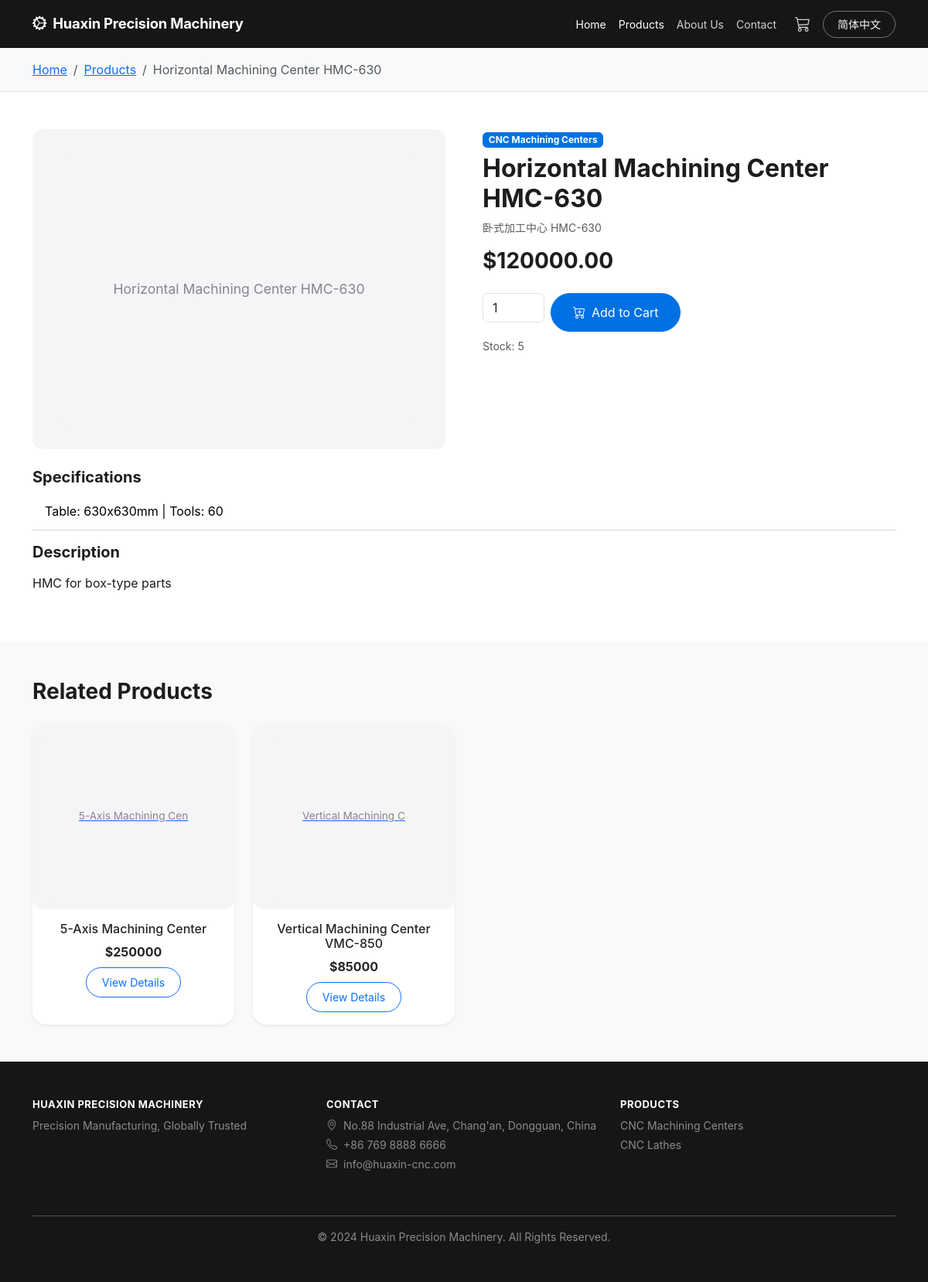
The page /en/products/hmc-630/ on the database its author committed.
### shop/models.py (models this page shows, shortened)
class Product(models.Model):
    category = models.ForeignKey(
        Category, on_delete=models.CASCADE,
        related_name="products", verbose_name=_("Category")
    )
    name_zh = models.CharField(_("Name (Chinese)"), max_length=200)
    name_en = models.CharField(_("Name (English)"), max_length=200)
    slug = models.SlugField(unique=True)
    image = models.ImageField(_("Main Image"), upload_to="products/", blank=True)
    specs_zh = models.TextField(_("Specs (Chinese)"), blank=True)
    specs_en = models.TextField(_("Specs (English)"), blank=True)
    desc_zh = models.TextField(_("Description (Chinese)"), blank=True)
    desc_en = models.TextField(_("Description (English)"), blank=True)
    price = models.DecimalField(_("Price"), max_digits=10, decimal_places=2)
    stock = models.IntegerField(_("Stock"), default=0)
    is_featured = models.BooleanField(_("Featured"), default=False)
    is_active = models.BooleanField(_("Active"), default=True)
    created_at = models.DateTimeField(auto_now_add=True)
    updated_at = models.DateTimeField(auto_now=True)
    class Meta:
        verbose_name = _("Product")
        verbose_name_plural = _("Products")
        ordering = ["-created_at"]
        indexes = [
            models.Index(fields=["slug"]),
            models.Index(fields=["is_featured", "is_active"]),
        ]

class Category(models.Model):
    name_zh = models.CharField(_("Name (Chinese)"), max_length=100)
    name_en = models.CharField(_("Name (English)"), max_length=100)
    slug = models.SlugField(unique=True)
    image = models.ImageField(_("Category Image"), upload_to="categories/", blank=True)
    order = models.IntegerField(_("Order"), default=0)
    is_active = models.BooleanField(_("Active"), default=True)
    created_at = models.DateTimeField(auto_now_add=True)
    class Meta:
        verbose_name = _("Category")
        verbose_name_plural = _("Categories")
        ordering = ["order", "id"]

### shop/views.py (the view)
# urls.py: path("products/<slug:slug>/", views.ProductDetailView.as_view(), name="product_detail"),
class ProductDetailView(View):
    def get(self, request, slug):
        product = get_object_or_404(
            Product.objects.select_related("category"), slug=slug, is_active=True
        )
        related = Product.objects.filter(
            category=product.category, is_active=True
        ).exclude(id=product.id)[:4]
        return render(request, "shop/product_detail.html", {
            "product": product,
            "related_products": related,
        })

### shop/cart.py (called while the page is built)
def get_cart(request):
    if hasattr(request, "_cart"):
        return request._cart
    session_id = request.session.get("cart_id")
    if not session_id:
        session_id = str(uuid.uuid4())
        request.session["cart_id"] = session_id
        request.session.set_expiry(60 * 60 * 24 * 7)
        cart = Cart.objects.create(session_id=session_id)
    else:
        cart, _created = Cart.objects.get_or_create(session_id=session_id)
    request._cart = cart
    return cart

### shop/context_processors.py (called while the page is built)
def global_settings(request):
    categories = Category.objects.filter(is_active=True).order_by("order")
    cart = get_cart(request)
    return {
        "site_categories": categories,
        "cart_count": cart.item_count(),
        "cart_total": cart.total(),
    }

### shop/models.py (called while the page is built)
    def total(self):
        return sum(item.subtotal() for item in self.items.all())

    def item_count(self):
        return sum(item.quantity for item in self.items.all())

### templates/shop/product_detail.html (shortened to what this page needs)
{% extends "base.html" %}{% load i18n %}
{% block content %}
<section class="py-3 bg-light border-bottom"><div class="container"><nav aria-label="breadcrumb"><ol class="breadcrumb mb-0">
<li class="breadcrumb-item"><a href="{% url 'shop:home' %}">{% trans "Home" %}</a></li>
<li class="breadcrumb-item"><a href="{% url 'shop:product_list' %}">{% trans "Products" %}</a></li>
<li class="breadcrumb-item active">{{ product.name_en }}</li></ol></nav></div></section>
<section class="py-5"><div class="container"><div class="row g-5">
<div class="col-md-6"><div class="product-image-wrapper">
{% if product.image %}<img src="{{ product.image.url }}" class="img-fluid rounded shadow" alt="{{ product.name_en }}" data-fallback="{{ product.name_en }}">
{% else %}<div class="product-img-fallback-lg">{{ product.name_en }}</div>{% endif %}</div></div>
<div class="col-md-6"><span class="badge bg-primary mb-2">{{ product.category.name_en }}</span>
<h2 class="fw-bold mb-2">{{ product.name_en }}</h2><p class="text-muted small">{{ product.name_zh }}</p>
<h3 class="text-accent fw-bold mb-4">${{ product.price|floatformat:2 }}</h3>
<form method="post" action="{% url 'shop:add_to_cart' product_id=product.id %}">{% csrf_token %}
<div class="row g-2"><div class="col-auto"><input type="number" name="quantity" value="1" min="1" max="{{ product.stock }}" class="form-control" style="width:80px"></div>
<div class="col-auto"><button type="submit" class="btn btn-accent"><i class="bi bi-cart-plus me-2"></i>{% trans "Add to Cart" %}</button></div></div>
<p class="small text-muted mt-2">{% trans "Stock" %}: {{ product.stock }}</p></form></div></div>
{% if product.specs_en %}<div class="mt-4"><h5 class="fw-bold">{% trans "Specifications" %}</h5><table class="table specs-table mt-2"><tbody>{% for line in product.specs_en.splitlines %}<tr><td>{{ line }}</td></tr>{% endfor %}</tbody></table></div>{% endif %}
{% if product.desc_en %}<div class="mt-3"><h5 class="fw-bold">{% trans "Description" %}</h5><p class="text-secondary mt-2">{{ product.desc_en|linebreaks }}</p></div>{% endif %}
</div></div></section>
{% if related_products %}<section class="py-5 bg-light"><div class="container"><h3 class="fw-bold mb-4">{% trans "Related Products" %}</h3><div class="row g-4">{% for rp in related_products %}<div class="col-md-3 col-6"><div class="card h-100 border-0 shadow-sm product-card"><a href="{% url 'shop:product_detail' slug=rp.slug %}"><div class="card-img-wrapper">{% if rp.image %}<img src="{{ rp.image.url }}" class="card-img-top" alt="{{ rp.name_en }}" data-fallback="{{ rp.name_en }}">{% else %}<div class="product-img-fallback">{{ rp.name_en|slice:":20" }}</div>{% endif %}</div></a><div class="card-body text-center"><h6 class="card-title">{{ rp.name_en }}</h6><p class="text-accent fw-bold mb-2">${{ rp.price|floatformat:0 }}</p><a href="{% url 'shop:product_detail' slug=rp.slug %}" class="btn btn-outline-primary btn-sm">{% trans "View Details" %}</a></div></div></div>{% endfor %}</div></div></section>{% endif %}
{% endblock %}

### templates/base.html (shortened to what this page needs)
{% load static %}{% load i18n %}<!doctype html>
<html lang="{{ LANGUAGE_CODE }}">
<head>
    <link href="https://cdn.jsdelivr.net/npm/bootstrap@5.3.3/dist/css/bootstrap.min.css" rel="stylesheet">
    <link rel="stylesheet" href="https://cdn.jsdelivr.net/npm/bootstrap-icons@1.11.3/font/bootstrap-icons.min.css">
    <link rel="stylesheet" href="{% static 'css/style.css' %}">
</head>
<body>
<nav class="navbar navbar-expand-lg navbar-dark sticky-top"><div class="container">
<a class="navbar-brand fw-bold" href="{% url 'shop:home' %}"><i class="bi bi-gear-wide-connected me-2"></i>{% trans "Huaxin Precision Machinery" %}</a>
<div class="collapse navbar-collapse" id="navbarNav"><ul class="navbar-nav ms-auto align-items-lg-center">
<li class="nav-item"><a class="nav-link" href="{% url 'shop:home' %}">{% trans "Home" %}</a></li>
<li class="nav-item"><a class="nav-link" href="{% url 'shop:product_list' %}">{% trans "Products" %}</a></li>
<li class="nav-item"><a class="nav-link" href="{% url 'shop:about' %}">{% trans "About Us" %}</a></li>
<li class="nav-item"><a class="nav-link" href="{% url 'shop:contact' %}">{% trans "Contact" %}</a></li>
<li class="nav-item ms-lg-2"><a class="nav-link position-relative" href="{% url 'shop:cart' %}"><i class="bi bi-cart3 fs-5"></i></a></li>
<li class="nav-item ms-lg-2">{% get_current_language as CUR %}{% if CUR == 'en' %}<a class="btn btn-outline-light btn-sm" href="/zh-hans{{ request.get_full_path|slice:'3:' }}">简体中文</a>{% else %}<a class="btn btn-outline-light btn-sm" href="/en{{ request.get_full_path|slice:'8:' }}">English</a>{% endif %}</li>
</ul></div></div></nav>
<main>{% block content %}{% endblock %}</main>
<footer class="footer text-white py-5 mt-auto"><div class="container"><div class="row">
<div class="col-md-4 mb-4"><h6 class="fw-bold">{% trans "Huaxin Precision Machinery" %}</h6><p class="small text-white-50">{% trans "Precision Manufacturing, Globally Trusted" %}</p></div>
<div class="col-md-4 mb-4"><h6 class="fw-bold">{% trans "Contact" %}</h6><ul class="list-unstyled small text-white-50"><li class="mb-1"><i class="bi bi-geo-alt me-2"></i>{% trans "No.88 Industrial Ave, Chang'an, Dongguan, China" %}</li><li class="mb-1"><i class="bi bi-telephone me-2"></i>+86 769 8888 6666</li><li class="mb-1"><i class="bi bi-envelope me-2"></i>info@huaxin-cnc.com</li></ul></div>
<div class="col-md-4 mb-4"><h6 class="fw-bold">{% trans "Products" %}</h6><ul class="list-unstyled small text-white-50">{% for cat in site_categories %}<li class="mb-1">{% get_current_language as LANG %}{% if LANG == 'zh-hans' %}{{ cat.name_zh }}{% else %}{{ cat.name_en }}{% endif %}</li>{% endfor %}</ul></div>
</div><hr class="border-white-50"><p class="text-center small text-white-50 mb-0">&copy; 2024 {% trans "Huaxin Precision Machinery" %}. {% trans "All Rights Reserved." %}</p></div></footer>
</body></html>

### static/css/style.css (style rules this page uses)
:root { --nav-bg: #161617; --hero-bg: #000000; --text-primary: #1d1d1f; --text-secondary: #86868b; --link-color: #0071e3; --link-hover: #0064d2; --bg-light: #f5f5f7; --bg-white: #ffffff; --border-color: #d2d2d7; --shadow-sm: 0 2px 8px rgba(0,0,0,0.06); --shadow-md: 0 4px 20px rgba(0,0,0,0.10); --radius-card: 18px; --radius-md: 14px; --radius-pill: 980px; --transition: 0.3s cubic-bezier(0.25, 0.1, 0.25, 1); }
body { font-family: -apple-system,'SF Pro Display','Helvetica Neue','PingFang SC','Microsoft YaHei',sans-serif; color: var(--text-primary); display: flex; flex-direction: column; min-height: 100vh; -webkit-font-smoothing: antialiased; }
main { flex: 1; }
.navbar { background: var(--nav-bg) !important; min-height: 52px; backdrop-filter: blur(20px); -webkit-backdrop-filter: blur(20px); }
.navbar-brand { font-size: 1.15rem; letter-spacing: -.2px; }
.navbar .nav-link { font-size: .875rem; color: rgba(255,255,255,.8) !important; transition: var(--transition); }
.navbar .nav-link:hover,.navbar .nav-link.active { color: #fff !important; }
.btn-accent { background: var(--link-color); border-color: var(--link-color); color: #fff; border-radius: var(--radius-pill); padding: 12px 28px; transition: var(--transition); }
.btn-outline-primary { border-radius: var(--radius-pill); padding: 8px 20px; }
.btn-outline-light { border-radius: var(--radius-pill); padding: 6px 18px; border-color: rgba(255,255,255,.4); }
.product-card,.category-card,.feature-card { transition: transform var(--transition),box-shadow var(--transition); border-radius: var(--radius-card); overflow: hidden; background: var(--bg-white); }
.card-img-wrapper { height: 240px; overflow: hidden; display: flex; align-items: center; justify-content: center; background: var(--bg-light); border-radius: var(--radius-md); margin: 0; padding: 1rem; }
.product-img-fallback { width: 100%; height: 100%; display: flex; align-items: center; justify-content: center; color: var(--text-secondary); font-size: .85rem; background: var(--bg-light); border-radius: var(--radius-md); }
.product-image-wrapper { background: var(--bg-light); border-radius: var(--radius-md); padding: 2rem; display: flex; align-items: center; justify-content: center; min-height: 350px; }
.product-img-fallback-lg { width: 100%; min-height: 350px; display: flex; align-items: center; justify-content: center; color: var(--text-secondary); font-size: 1.1rem; background: var(--bg-light); border-radius: var(--radius-md); }
.footer { background: var(--nav-bg); color: var(--text-secondary); padding: 60px 0 30px; }
.footer h6 { color: #fff; font-size: .8125rem; text-transform: uppercase; letter-spacing: .5px; }
.specs-table td { border-color: var(--border-color); padding: .75rem 1rem; }
.badge.bg-primary,.badge.bg-accent { background: var(--link-color) !important; }

### rows shown on the page
Product: name_en "Horizontal Machining Center HMC-630", category.name_en "CNC Machining Centers", name_zh "卧式加工中心 HMC-630", price "120000.00", stock "5", splitlines "Table: 630x630mm | Tools: 60", desc_en "HMC for box-type parts"
Product: name_en "5-Axis Machining Cen", name_en "5-Axis Machining Center", price "250000"
Product: name_en "Vertical Machining C", name_en "Vertical Machining Center VMC-850", price "85000"
Category: name_en "CNC Machining Centers"
Category: name_en "CNC Lathes"
